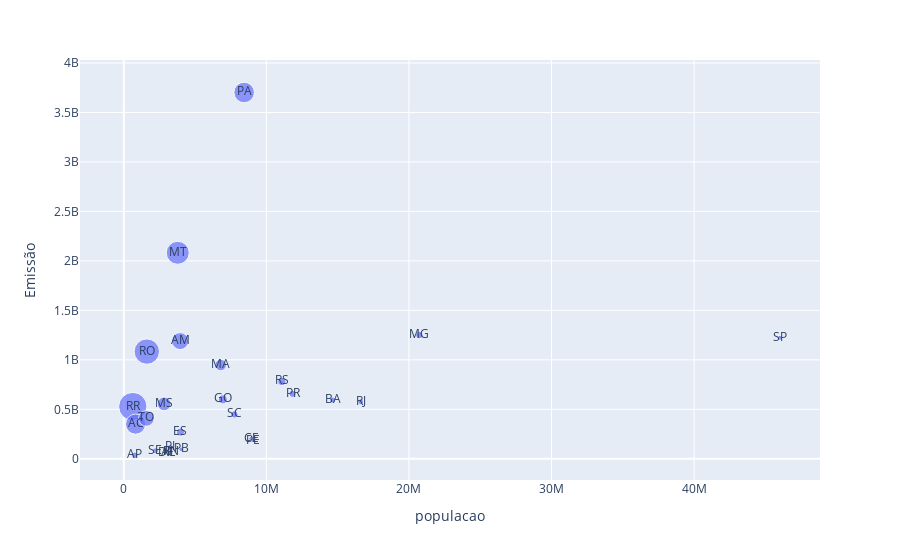

This figure's notebook cell:
### Code cell
px.scatter(data_frame = dados_agrupados, x = 'populacao', y = 'Emissão', text = 'Estado', size = 'emissao_per_capita')

### Figure 1 — Plotly figure (JSON) as saved in the notebook; plotly's stock layout.template omitted (floating-point values rounded to 4 significant figures)
{"data": [{"hovertemplate": "populacao=%{x}<br>Emissão=%{y}<br>emissao_per_capita=%{marker.size}<br>Estado=%{text}<extra></extra>", "legendgroup": "", "marker": {"color": "#636efa", "size": [832.1, 670.3, 550.1, 438.4, 422.5, 301.0, 257.7, 195.9, 139.3, 86.44, 70.48, 67.86, 60.32, 57.77, 55.49, 46.09, 40.47, 36.71, 35.07, 34.71, 26.58, 23.65, 22.77, 21.86, 20.29, 20.03, 19.39], "sizemode": "area", "sizeref": 2.08, "symbol": "circle"}, "mode": "markers+text", "name": "", "orientation": "v", "showlegend": false, "text": ["RR", "RO", "MT", "PA", "AC", "AM", "TO", "MS", "MA", "GO", "RS", "ES", "MG", "SC", "PR", "AP", "BA", "SE", "PI", "RJ", "SP", "PB", "CE", "RN", "PE", "AL", "DF"], "type": "scatter", "x": [634805, 1616379, 3784239, 8442962, 829780, 3952262, 1584306, 2833742, 6800605, 6950976, 11088065, 3975100, 20732660, 7762154, 11835379, 774268, 14659023, 2211868, 3270174, 16615526, 46024937, 4030961, 8936431, 3303953, 9051113, 3125254, 2923369], "xaxis": "x", "y": [528200000.0, 1084000000.0, 2082000000.0, 3702000000.0, 350500000.0, 1190000000.0, 408200000.0, 555100000.0, 947600000.0, 600800000.0, 781500000.0, 269800000.0, 1251000000.0, 448400000.0, 656800000.0, 35680000.0, 593200000.0, 81190000.0, 114700000.0, 576700000.0, 1223000000.0, 95330000.0, 203500000.0, 72240000.0, 183600000.0, 62610000.0, 56690000.0], "yaxis": "y"}], "layout": {"legend": {"itemsizing": "constant", "tracegroupgap": 0}, "margin": {"t": 60}, "xaxis": {"anchor": "y", "domain": [0, 1], "title": {"text": "populacao"}}, "yaxis": {"anchor": "x", "domain": [0, 1], "title": {"text": "Emissão"}}}}
